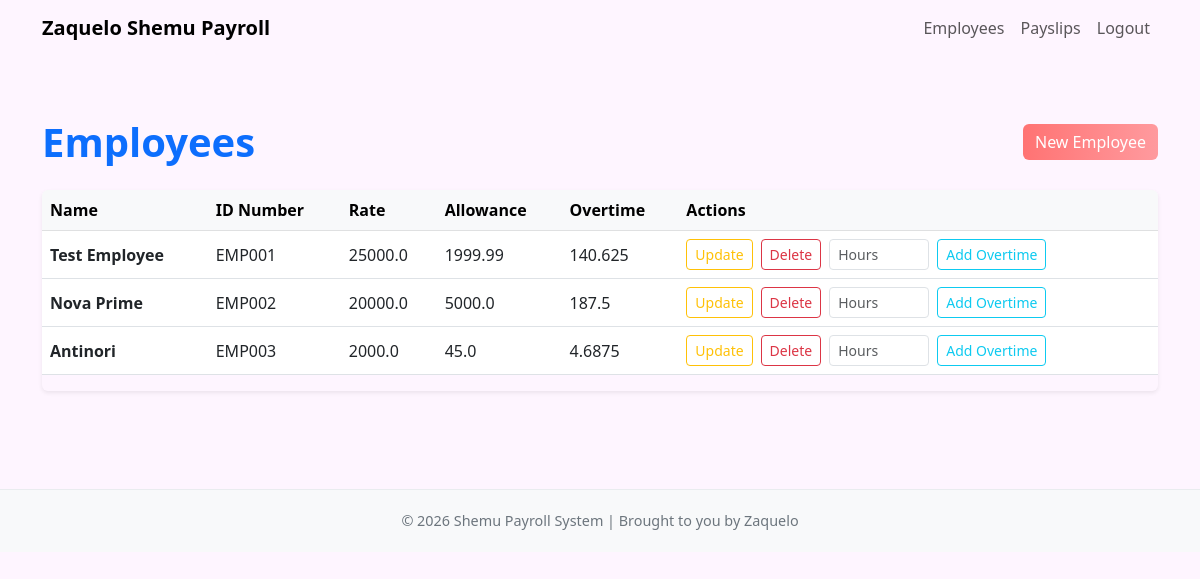
/employees/ (signed in), run on an earlier commit of the app's database.
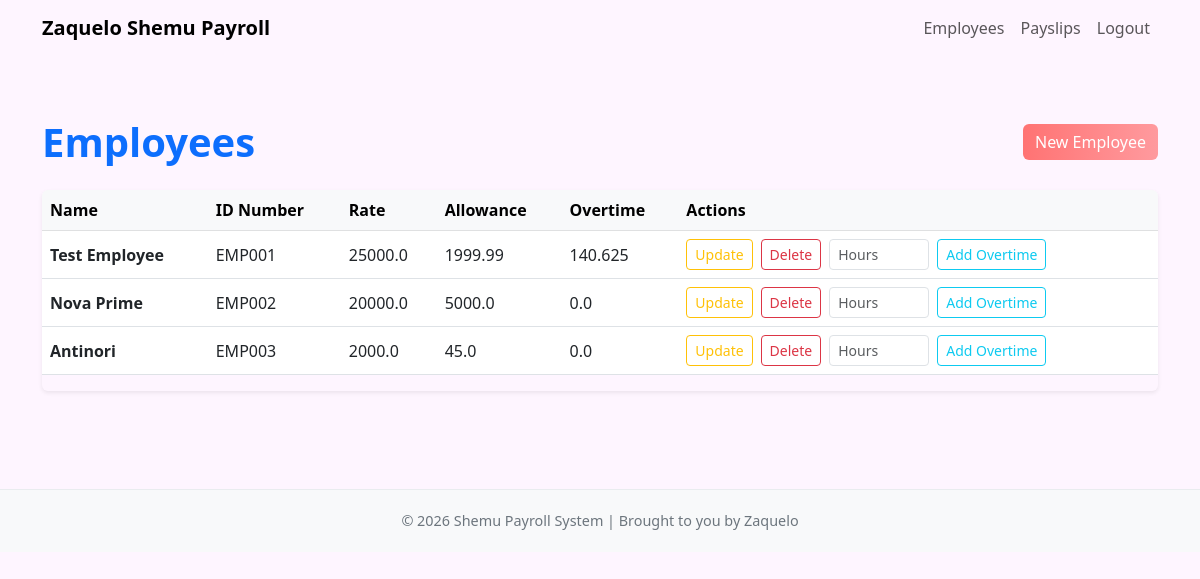
And on a later commit of the database.
### payroll_app/models.py (models this page shows, shortened)
class Employee(models.Model):
    name = models.CharField(max_length=255)
    id_number = models.CharField(max_length=100, unique=True)
    rate = models.FloatField()
    overtime_pay = models.FloatField(null=True, blank=True, default=0)
    allowance = models.FloatField(null=True, blank=True, default=0)

### payroll_app/views.py (the view)
# urls.py: path('employees/', views.employees_list, name='employees_list'),
@login_required
def employees_list(request):
    if not _require_admin(request):
        return HttpResponseForbidden("Only admins can access this page.")
    employees = Employee.objects.all()
    return render(request, 'payroll_app/employees_list.html', {'employees': employees})

### payroll_app/views.py (called while the page is built)
def _is_admin(user):
    return user.is_staff or user.is_superuser

def _require_admin(request):
    return _is_admin(request.user)

### payroll_app/templates/payroll_app/employees_list.html (shortened to what this page needs)
{% extends 'payroll_app/base.html' %}
{% block content %}
<div class="py-5">
    <div class="d-flex justify-content-between align-items-center mb-4">
        <h1 class="fw-bold mb-0 text-primary">Employees</h1>
        <a href="{% url 'create_employee' %}" class="btn btn-gradient">
             New Employee
        </a>
    </div>
    <div class="table-responsive shadow-sm rounded">
        <table class="table table-hover align-middle">
            <thead class="table-light table-header-separator">
                <tr>
                    <th>Name</th>
                    <th>ID Number</th>
                    <th>Rate</th>
                    <th>Allowance</th>
                    <th>Overtime</th>
                    <th style="min-width: 280px;">Actions</th>
                </tr>
            </thead>
            <tbody>
                {% for employee in employees %}
                <tr>
                    <td class="fw-semibold">{{ employee.name }}</td>
                    <td>{{ employee.id_number }}</td>
                    <td>{{ employee.rate }}</td>
                    <td>{{ employee.allowance }}</td>
                    <td>{{ employee.overtime_pay }}</td>
                    <td>
                        <div class="d-flex flex-wrap gap-2">
                            <a href="{% url 'update_employee' pk=employee.pk %}"
                               class="btn btn-outline-warning btn-sm">
                                 Update
                            </a>
                            <a href="{% url 'delete_employee' pk=employee.pk %}"
                               class="btn btn-outline-danger btn-sm">
                                 Delete
                            </a>
                            <form method="post" action="{% url 'add_overtime' pk=employee.pk %}" class="d-flex gap-2">
                                <input
                                    type="number"
                                    name="hours"
                                    class="form-control form-control-sm"
                                    min="0"
                                    step="0.25"
                                    placeholder="Hours"
                                    required
                                    style="max-width: 100px;"
                                >
                                <button type="submit" class="btn btn-outline-info btn-sm">
                                     Add Overtime
                                </button>
                            </form>
                        </div>
                    </td>
                </tr>
                {% empty %}
                <tr>
                    <td colspan="6" class="text-center text-muted py-4">
                        <i class="bi bi-people"></i> No employees found.
                    </td>
                </tr>
                {% endfor %}
            </tbody>
        </table>
    </div>
</div>
{% endblock %}

What changed in the data, as far as the page shows it:
changed Employee "Nova Prime": overtime_pay "187.5" → "0.0"
changed Employee "Antinori": overtime_pay "4.6875" → "0.0"
